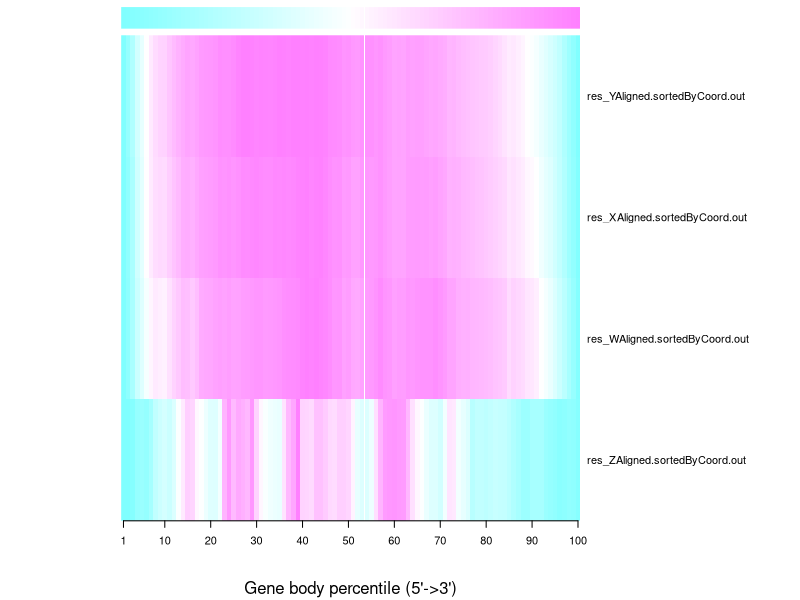
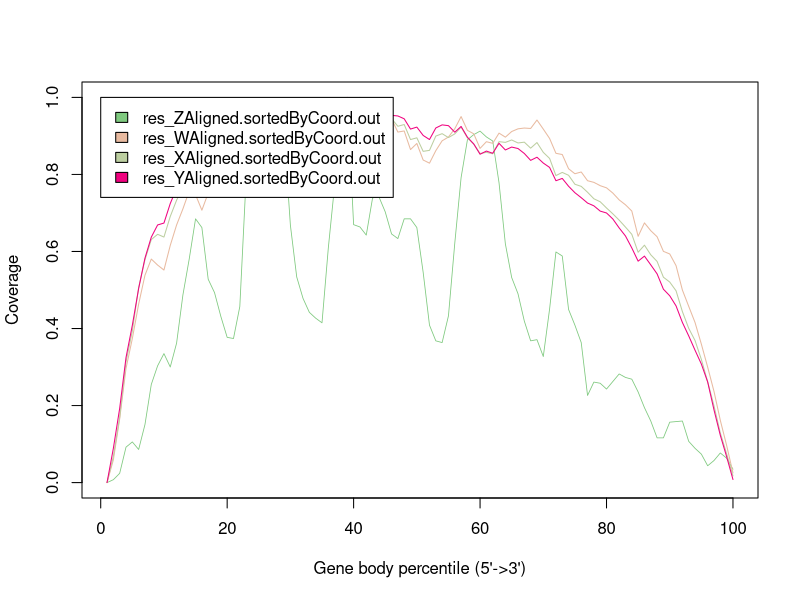

These figures' R source, in order:
res_ZAligned.sortedByCoord.out <- c(0.0,0.00754147812971,0.0241327300151,0.0920060331825,0.105580693816,0.0859728506787,0.150829562594,0.254901960784,0.303167420814,0.334841628959,0.300150829563,0.361990950226,0.487179487179,0.580693815988,0.684766214178,0.662141779789,0.52790346908,0.493212669683,0.43137254902,0.377073906486,0.374057315234,0.457013574661,0.790346907994,0.901960784314,0.766214177979,0.83257918552,0.808446455505,0.77677224736,0.909502262443,0.668174962293,0.533936651584,0.478129713424,0.441930618401,0.426847662142,0.414781297134,0.609351432881,0.772247360483,0.846153846154,1.0,0.669683257919,0.663650075415,0.642533936652,0.739064856712,0.742081447964,0.702865761689,0.645550527903,0.633484162896,0.684766214178,0.684766214178,0.662141779789,0.546003016591,0.40874811463,0.36802413273,0.363499245852,0.432880844646,0.621417797888,0.79185520362,0.889894419306,0.90346907994,0.912518853695,0.897435897436,0.886877828054,0.778280542986,0.619909502262,0.532428355958,0.490196078431,0.419306184012,0.36802413273,0.371040723982,0.32730015083,0.450980392157,0.598793363499,0.588235294118,0.449472096531,0.40874811463,0.363499245852,0.226244343891,0.260935143288,0.257918552036,0.242835595777,0.262443438914,0.282051282051,0.273001508296,0.268476621418,0.235294117647,0.194570135747,0.15987933635,0.116138763198,0.116138763198,0.156862745098,0.158371040724,0.15987933635,0.107088989442,0.0889894419306,0.0739064856712,0.0437405731523,0.0573152337858,0.0769230769231,0.0633484162896,0.0346907993967)
res_WAligned.sortedByCoord.out <- c(0.0,0.0589348283111,0.165662228451,0.296215837421,0.373791170287,0.463419761738,0.538402242467,0.580308339173,0.564681149264,0.551786965662,0.615767344078,0.668745620182,0.710651716889,0.756972669937,0.747302032235,0.707217939734,0.751576734408,0.826559215137,0.837000700771,0.843517869657,0.86096706377,0.871268395235,0.861457603364,0.877575332866,0.858163980378,0.86096706377,0.881149264191,0.885003503854,0.897337070778,0.906377014716,0.909039943938,0.894463910301,0.896426068676,0.905395935529,0.912824106517,0.935038542397,0.94225648213,0.947021723896,0.956902592852,0.981569726699,1.0,0.98318149965,0.997056762439,0.980378416258,0.967063770147,0.94400840925,0.910021023125,0.912894183602,0.864540995095,0.880448493343,0.83742116328,0.829292221444,0.861737911703,0.887386124737,0.897126839523,0.918640504555,0.950245269797,0.914435879467,0.905536089699,0.86769446391,0.885003503854,0.880798878767,0.907288016819,0.896846531184,0.911422564821,0.918430273301,0.92046250876,0.919341275403,0.941275402943,0.917729502453,0.893342676945,0.854870357393,0.851716888577,0.814786264891,0.801822004205,0.806377014716,0.783742116328,0.779467414156,0.770847932726,0.765241765943,0.751646811493,0.73391730904,0.721163279608,0.70497547302,0.639383321654,0.674211632796,0.653959355291,0.638262088297,0.600280308339,0.593552908199,0.563139453399,0.5,0.4576033637,0.415697266994,0.359495444989,0.299719691661,0.236720392432,0.161597757533,0.0963559915907,0.025087596356)
res_XAligned.sortedByCoord.out <- c(0.0,0.0682561944834,0.169861305906,0.31317853618,0.3939016155,0.50677886863,0.578723183211,0.63098020882,0.644589891434,0.637421432653,0.690977092099,0.733052828424,0.76723287102,0.814762869461,0.822606617838,0.803906290582,0.837930497117,0.86909770921,0.875746714456,0.886343566568,0.894810659187,0.922913095424,0.915848527349,0.927640122591,0.912991532907,0.926237598047,0.951171367721,0.946132668433,0.958651498623,0.965612175991,0.954184198223,0.945769050958,0.94758713833,0.963794088619,0.960054023168,0.965352449223,0.958547607916,0.96857306114,0.982338579814,0.986286426679,1.0,0.973455924368,0.988208404758,0.990130382837,0.969715858916,0.944834034596,0.925042854917,0.929614046024,0.890551140201,0.895122331307,0.859955326996,0.86255259467,0.899589631707,0.90587501948,0.895693730196,0.905251675238,0.922913095424,0.894914549894,0.878863435666,0.854397174173,0.857358059322,0.85361799387,0.885148823438,0.883226845359,0.889512233131,0.881720430108,0.883798244247,0.868214638201,0.882811282531,0.857358059322,0.841514726508,0.797049503922,0.805256869773,0.797828684224,0.774557165862,0.769050958392,0.753779024466,0.736844839229,0.729104981559,0.712949976625,0.697729988053,0.68131525635,0.66329021869,0.644537946081,0.597994909355,0.61638356449,0.591397849462,0.574151992104,0.533167108202,0.520596332658,0.497896213184,0.444028881617,0.400550620747,0.368863955119,0.319827541426,0.26180458158,0.19926237598,0.128720585944,0.0746454729624,0.0172978027115)
res_YAligned.sortedByCoord.out <- c(0.0,0.0889378478664,0.192775974026,0.324443413729,0.408337198516,0.503884508349,0.582850185529,0.637175324675,0.668889146568,0.673759276438,0.724489795918,0.764146567718,0.800150742115,0.826936456401,0.852678571429,0.839459647495,0.860911410019,0.892161410019,0.899988404453,0.90306122449,0.91784554731,0.943007884972,0.935876623377,0.93732606679,0.95228432282,0.978548237477,0.996521335807,0.999768089054,0.986549165121,0.974953617811,0.981621057514,0.977040816327,0.973330241187,0.981968923933,0.992868738404,0.990491651206,0.982374768089,0.996057513915,1.0,0.990375695733,0.998782467532,0.984635899814,0.994608070501,0.990433673469,0.981331168831,0.953443877551,0.951820500928,0.944457328386,0.917787569573,0.922947588126,0.901263914657,0.890653988868,0.920628478664,0.928687384045,0.926658163265,0.909728664193,0.92457096475,0.896683673469,0.879116419295,0.852446660482,0.860679499072,0.854997680891,0.880855751391,0.863520408163,0.871115491651,0.867288961039,0.854417903525,0.836560760668,0.844735621521,0.829545454545,0.818181818182,0.783685064935,0.789714749536,0.769306586271,0.752551020408,0.739621985158,0.725707328386,0.718518089054,0.704835343228,0.699965213358,0.684369202226,0.66112012987,0.640190166976,0.609172077922,0.574849257885,0.588010204082,0.565224953618,0.541859925788,0.502029220779,0.484983766234,0.45866187384,0.415758348794,0.380855751391,0.343692022263,0.30780380334,0.261189703154,0.188717532468,0.122680890538,0.0671961966605,0.00805890538033)
data_matrix <- matrix(c(res_ZAligned.sortedByCoord.out,res_WAligned.sortedByCoord.out,res_XAligned.sortedByCoord.out,res_YAligned.sortedByCoord.out), byrow=T, ncol=100)
rowLabel <- c("res_ZAligned.sortedByCoord.out","res_WAligned.sortedByCoord.out","res_XAligned.sortedByCoord.out","res_YAligned.sortedByCoord.out")


pdf("geneBodyCoverage.geneBodyCoverage.heatMap.pdf")
rc <- cm.colors(ncol(data_matrix))
heatmap(data_matrix, scale=c("none"),keep.dendro=F, labRow = rowLabel ,Colv = NA,Rowv = NA,labCol=NA,col=cm.colors(256),margins = c(6, 8),ColSideColors = rc,cexRow=1,cexCol=1,xlab="Gene body percentile (5'->3')", add.expr=x_axis_expr <- axis(side=1,at=c(1,10,20,30,40,50,60,70,80,90,100),labels=c("1","10","20","30","40","50","60","70","80","90","100")))
dev.off()


pdf("geneBodyCoverage.geneBodyCoverage.curves.pdf")
x=1:100
icolor = colorRampPalette(c("#7fc97f","#beaed4","#fdc086","#ffff99","#386cb0","#f0027f"))(4)
plot(x,res_ZAligned.sortedByCoord.out,type='l',xlab="Gene body percentile (5'->3')", ylab="Coverage",lwd=0.8,col=icolor[1])
lines(x,res_WAligned.sortedByCoord.out,type='l',col=icolor[2])
lines(x,res_XAligned.sortedByCoord.out,type='l',col=icolor[3])
lines(x,res_YAligned.sortedByCoord.out,type='l',col=icolor[4])
legend(0,1,fill=icolor[1:4], legend=c('res_ZAligned.sortedByCoord.out','res_WAligned.sortedByCoord.out','res_XAligned.sortedByCoord.out','res_YAligned.sortedByCoord.out'))
dev.off()
